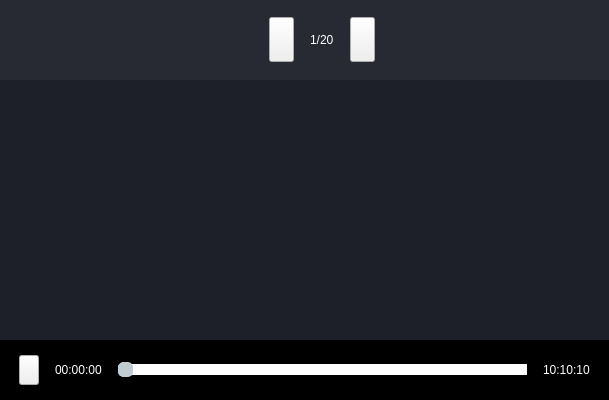
<?xml version="1.0" encoding="UTF-8"?>
<ui version="4.0">
 <class>VideoPlayer</class>
 <widget class="QWidget" name="VideoPlayer">
  <property name="geometry">
   <rect>
    <x>0</x>
    <y>0</y>
    <width>609</width>
    <height>400</height>
   </rect>
  </property>
  <property name="windowTitle">
   <string>Form</string>
  </property>
  <property name="styleSheet">
   <string notr="true">#VideoPlayer {
background-color: rgb(29, 32, 41);
}


</string>
  </property>
  <layout class="QVBoxLayout" name="verticalLayout">
   <property name="spacing">
    <number>0</number>
   </property>
   <property name="leftMargin">
    <number>0</number>
   </property>
   <property name="topMargin">
    <number>0</number>
   </property>
   <property name="rightMargin">
    <number>0</number>
   </property>
   <property name="bottomMargin">
    <number>0</number>
   </property>
   <item>
    <widget class="QWidget" name="top" native="true">
     <property name="sizePolicy">
      <sizepolicy hsizetype="Preferred" vsizetype="Fixed">
       <horstretch>0</horstretch>
       <verstretch>0</verstretch>
      </sizepolicy>
     </property>
     <property name="minimumSize">
      <size>
       <width>0</width>
       <height>80</height>
      </size>
     </property>
     <property name="maximumSize">
      <size>
       <width>16777215</width>
       <height>80</height>
      </size>
     </property>
     <property name="styleSheet">
      <string notr="true">#top {
background-color: rgb(39, 42, 51);
}

#back_btn {
	image: url(:/resources/icons/back.png);
}

#last_btn {
	border-image: url(:/resources/icons/last.png);
}
#next_btn {
	border-image: url(:/resources/icons/next.png);
}
#label {
	color: rgb(255, 255, 255);
  
	font: 18pt &quot;Ubuntu&quot;;
}</string>
     </property>
     <layout class="QHBoxLayout" name="horizontalLayout">
      <property name="leftMargin">
       <number>5</number>
      </property>
      <item>
       <widget class="QPushButton" name="back_btn">
        <property name="minimumSize">
         <size>
          <width>80</width>
          <height>60</height>
         </size>
        </property>
        <property name="maximumSize">
         <size>
          <width>80</width>
          <height>60</height>
         </size>
        </property>
        <property name="text">
         <string/>
        </property>
        <property name="flat">
         <bool>true</bool>
        </property>
       </widget>
      </item>
      <item>
       <spacer name="horizontalSpacer_3">
        <property name="orientation">
         <enum>Qt::Horizontal</enum>
        </property>
        <property name="sizeHint" stdset="0">
         <size>
          <width>40</width>
          <height>20</height>
         </size>
        </property>
       </spacer>
      </item>
      <item>
       <widget class="QPushButton" name="last_btn">
        <property name="sizePolicy">
         <sizepolicy hsizetype="Fixed" vsizetype="Fixed">
          <horstretch>0</horstretch>
          <verstretch>0</verstretch>
         </sizepolicy>
        </property>
        <property name="minimumSize">
         <size>
          <width>25</width>
          <height>45</height>
         </size>
        </property>
        <property name="maximumSize">
         <size>
          <width>25</width>
          <height>45</height>
         </size>
        </property>
        <property name="text">
         <string/>
        </property>
       </widget>
      </item>
      <item>
       <spacer name="horizontalSpacer_5">
        <property name="orientation">
         <enum>Qt::Horizontal</enum>
        </property>
        <property name="sizeType">
         <enum>QSizePolicy::Fixed</enum>
        </property>
        <property name="sizeHint" stdset="0">
         <size>
          <width>10</width>
          <height>20</height>
         </size>
        </property>
       </spacer>
      </item>
      <item>
       <widget class="QLabel" name="label">
        <property name="text">
         <string>1/20</string>
        </property>
       </widget>
      </item>
      <item>
       <spacer name="horizontalSpacer_6">
        <property name="orientation">
         <enum>Qt::Horizontal</enum>
        </property>
        <property name="sizeType">
         <enum>QSizePolicy::Fixed</enum>
        </property>
        <property name="sizeHint" stdset="0">
         <size>
          <width>10</width>
          <height>20</height>
         </size>
        </property>
       </spacer>
      </item>
      <item>
       <widget class="QPushButton" name="next_btn">
        <property name="sizePolicy">
         <sizepolicy hsizetype="Fixed" vsizetype="Fixed">
          <horstretch>0</horstretch>
          <verstretch>0</verstretch>
         </sizepolicy>
        </property>
        <property name="minimumSize">
         <size>
          <width>25</width>
          <height>45</height>
         </size>
        </property>
        <property name="maximumSize">
         <size>
          <width>25</width>
          <height>45</height>
         </size>
        </property>
        <property name="text">
         <string/>
        </property>
       </widget>
      </item>
      <item>
       <spacer name="horizontalSpacer">
        <property name="orientation">
         <enum>Qt::Horizontal</enum>
        </property>
        <property name="sizeHint" stdset="0">
         <size>
          <width>40</width>
          <height>20</height>
         </size>
        </property>
       </spacer>
      </item>
      <item>
       <spacer name="horizontalSpacer_4">
        <property name="orientation">
         <enum>Qt::Horizontal</enum>
        </property>
        <property name="sizeType">
         <enum>QSizePolicy::Fixed</enum>
        </property>
        <property name="sizeHint" stdset="0">
         <size>
          <width>48</width>
          <height>20</height>
         </size>
        </property>
       </spacer>
      </item>
     </layout>
    </widget>
   </item>
   <item>
    <widget class="QWidget" name="video_widget" native="true">
     <property name="styleSheet">
      <string notr="true"/>
     </property>
     <layout class="QHBoxLayout" name="horizontalLayout_2">
      <property name="spacing">
       <number>0</number>
      </property>
      <property name="leftMargin">
       <number>0</number>
      </property>
      <property name="topMargin">
       <number>0</number>
      </property>
      <property name="rightMargin">
       <number>0</number>
      </property>
      <property name="bottomMargin">
       <number>0</number>
      </property>
     </layout>
    </widget>
   </item>
   <item>
    <widget class="QWidget" name="bottom" native="true">
     <property name="sizePolicy">
      <sizepolicy hsizetype="Preferred" vsizetype="Fixed">
       <horstretch>0</horstretch>
       <verstretch>0</verstretch>
      </sizepolicy>
     </property>
     <property name="minimumSize">
      <size>
       <width>0</width>
       <height>60</height>
      </size>
     </property>
     <property name="maximumSize">
      <size>
       <width>16777215</width>
       <height>60</height>
      </size>
     </property>
     <property name="styleSheet">
      <string notr="true">#bottom {
	background-color: rgb(0, 0, 0);
}

QLabel {
	color: rgb(255, 255, 255);
	font: 14pt &quot;Ubuntu&quot;;
}

#play_btn {
	border-image: url(:/resources/icons/play.png);
}

#play_btn::checked{
	border-image: url(:/resources/icons/pause.png);
}

QSlider::sub-page:horizontal {
    background: rgba(24, 144, 255, 1);
    border-radius: 2px;
    margin-top:8px;
    margin-bottom:8px;
}
QSlider::add-page:horizontal {
    background: rgb(255,255, 255);
    border-radius: 2px;
    margin-top:9px;
    margin-bottom:9px;
}
 
QSlider::handle:horizontal {
    background: rgb(193,204,208);
    width: 5px;
    border: 1px solid rgb(193,204,208);
    border-radius: 5px; 
    margin-top:6px;
    margin-bottom:6px;
}
 
QSlider::handle:horizontal:hover {
    background: rgb(193,204,208);
    width: 10px;
    border: 1px solid rgb(193,204,208);       
    border-radius: 5px; 
    margin-top:4px;
    margin-bottom:4px;
}	</string>
     </property>
     <layout class="QHBoxLayout" name="horizontalLayout_3">
      <item>
       <spacer name="horizontalSpacer_11">
        <property name="orientation">
         <enum>Qt::Horizontal</enum>
        </property>
        <property name="sizeType">
         <enum>QSizePolicy::Fixed</enum>
        </property>
        <property name="sizeHint" stdset="0">
         <size>
          <width>10</width>
          <height>20</height>
         </size>
        </property>
       </spacer>
      </item>
      <item>
       <widget class="QPushButton" name="play_btn">
        <property name="sizePolicy">
         <sizepolicy hsizetype="Fixed" vsizetype="Fixed">
          <horstretch>0</horstretch>
          <verstretch>0</verstretch>
         </sizepolicy>
        </property>
        <property name="minimumSize">
         <size>
          <width>20</width>
          <height>30</height>
         </size>
        </property>
        <property name="maximumSize">
         <size>
          <width>20</width>
          <height>30</height>
         </size>
        </property>
        <property name="text">
         <string/>
        </property>
        <property name="checkable">
         <bool>true</bool>
        </property>
       </widget>
      </item>
      <item>
       <spacer name="horizontalSpacer_7">
        <property name="orientation">
         <enum>Qt::Horizontal</enum>
        </property>
        <property name="sizeType">
         <enum>QSizePolicy::Fixed</enum>
        </property>
        <property name="sizeHint" stdset="0">
         <size>
          <width>10</width>
          <height>20</height>
         </size>
        </property>
       </spacer>
      </item>
      <item>
       <widget class="QLabel" name="position">
        <property name="text">
         <string>00:00:00</string>
        </property>
       </widget>
      </item>
      <item>
       <spacer name="horizontalSpacer_8">
        <property name="orientation">
         <enum>Qt::Horizontal</enum>
        </property>
        <property name="sizeType">
         <enum>QSizePolicy::Fixed</enum>
        </property>
        <property name="sizeHint" stdset="0">
         <size>
          <width>10</width>
          <height>20</height>
         </size>
        </property>
       </spacer>
      </item>
      <item>
       <widget class="QSlider" name="pos_slider">
        <property name="sizePolicy">
         <sizepolicy hsizetype="Expanding" vsizetype="Expanding">
          <horstretch>0</horstretch>
          <verstretch>0</verstretch>
         </sizepolicy>
        </property>
        <property name="minimumSize">
         <size>
          <width>0</width>
          <height>10</height>
         </size>
        </property>
        <property name="maximumSize">
         <size>
          <width>16777215</width>
          <height>20</height>
         </size>
        </property>
        <property name="styleSheet">
         <string notr="true"/>
        </property>
        <property name="maximum">
         <number>100</number>
        </property>
        <property name="value">
         <number>0</number>
        </property>
        <property name="orientation">
         <enum>Qt::Horizontal</enum>
        </property>
       </widget>
      </item>
      <item>
       <spacer name="horizontalSpacer_9">
        <property name="orientation">
         <enum>Qt::Horizontal</enum>
        </property>
        <property name="sizeType">
         <enum>QSizePolicy::Fixed</enum>
        </property>
        <property name="sizeHint" stdset="0">
         <size>
          <width>10</width>
          <height>20</height>
         </size>
        </property>
       </spacer>
      </item>
      <item>
       <widget class="QLabel" name="duration">
        <property name="text">
         <string>10:10:10</string>
        </property>
       </widget>
      </item>
      <item>
       <spacer name="horizontalSpacer_10">
        <property name="orientation">
         <enum>Qt::Horizontal</enum>
        </property>
        <property name="sizeType">
         <enum>QSizePolicy::Fixed</enum>
        </property>
        <property name="sizeHint" stdset="0">
         <size>
          <width>10</width>
          <height>20</height>
         </size>
        </property>
       </spacer>
      </item>
     </layout>
    </widget>
   </item>
  </layout>
 </widget>
 <resources/>
 <connections>
  <connection>
   <sender>last_btn</sender>
   <signal>clicked()</signal>
   <receiver>VideoPlayer</receiver>
   <slot>onLastClicked()</slot>
   <hints>
    <hint type="sourcelabel">
     <x>260</x>
     <y>37</y>
    </hint>
    <hint type="destinationlabel">
     <x>207</x>
     <y>-13</y>
    </hint>
   </hints>
  </connection>
  <connection>
   <sender>next_btn</sender>
   <signal>clicked()</signal>
   <receiver>VideoPlayer</receiver>
   <slot>onNextClicked()</slot>
   <hints>
    <hint type="sourcelabel">
     <x>372</x>
     <y>34</y>
    </hint>
    <hint type="destinationlabel">
     <x>411</x>
     <y>-22</y>
    </hint>
   </hints>
  </connection>
  <connection>
   <sender>play_btn</sender>
   <signal>toggled(bool)</signal>
   <receiver>VideoPlayer</receiver>
   <slot>onPlayChecked(bool)</slot>
   <hints>
    <hint type="sourcelabel">
     <x>35</x>
     <y>370</y>
    </hint>
    <hint type="destinationlabel">
     <x>40</x>
     <y>450</y>
    </hint>
   </hints>
  </connection>
  <connection>
   <sender>back_btn</sender>
   <signal>clicked()</signal>
   <receiver>VideoPlayer</receiver>
   <slot>onBackClicked()</slot>
   <hints>
    <hint type="sourcelabel">
     <x>59</x>
     <y>34</y>
    </hint>
    <hint type="destinationlabel">
     <x>-32</x>
     <y>44</y>
    </hint>
   </hints>
  </connection>
 </connections>
 <slots>
  <slot>onPlayChecked(bool)</slot>
  <slot>onLastClicked()</slot>
  <slot>onNextClicked()</slot>
  <slot>onBackClicked()</slot>
 </slots>
</ui>
